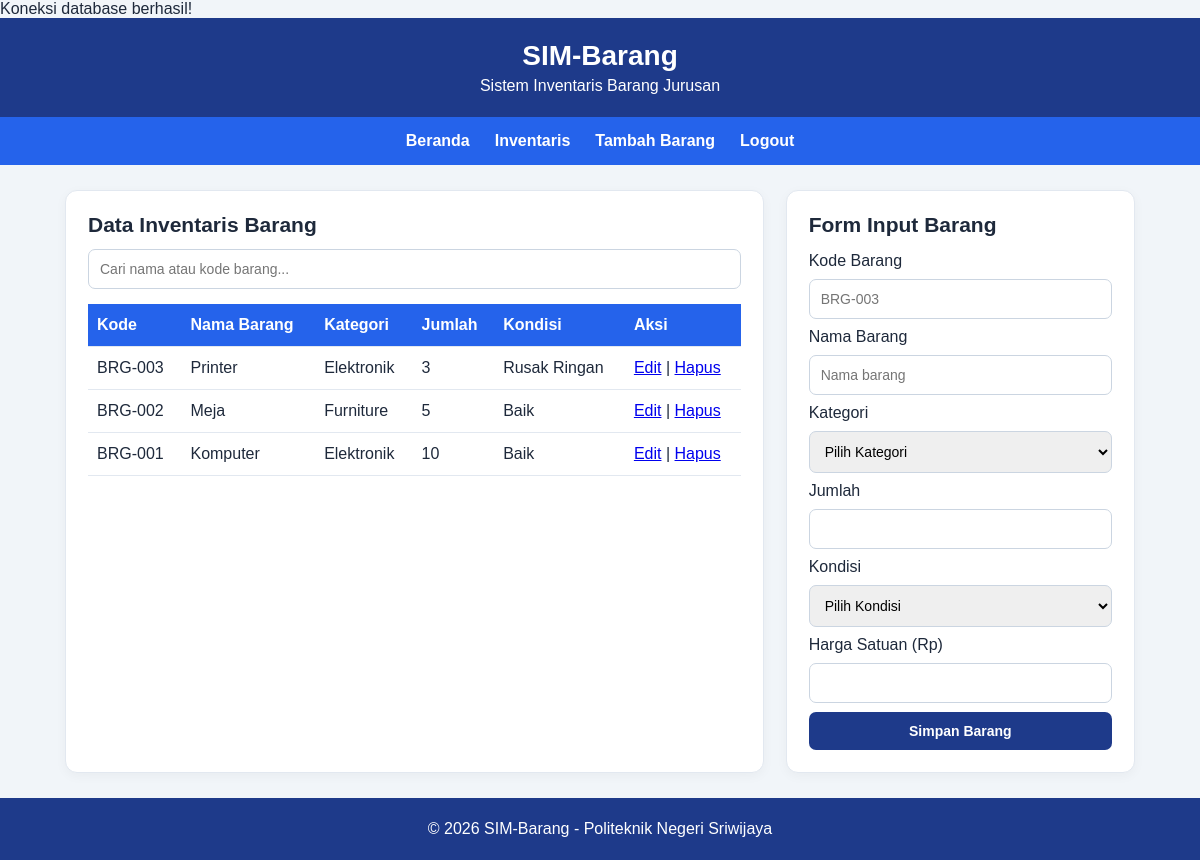
/index.php (signed in), run on the app's committed database.
### tables this page shows
CREATE TABLE `barang` (
  `id_barang` int NOT NULL,
  `kode_barang` varchar(20) NOT NULL,
  `nama_barang` varchar(100) NOT NULL,
  `id_kategori` int NOT NULL,
  `jumlah` int NOT NULL,
  `kondisi` enum('Baik','Rusak Ringan','Rusak Berat') NOT NULL,
  `harga_satuan` decimal(15,2) NOT NULL
);

CREATE TABLE `kategori` (
  `id_kategori` int NOT NULL,
  `nama_kategori` varchar(100) NOT NULL
);

### index.php (the view, shortened to what this page needs)
<?php
require_once "koneksi.php";
$stmtBarang = $pdo->query("
    SELECT barang.*, kategori.nama_kategori
    FROM barang
    INNER JOIN kategori ON barang.id_kategori = kategori.id_kategori
    ORDER BY barang.id_barang DESC
");
$dataBarang = $stmtBarang->fetchAll();
?>
<!DOCTYPE html>
<html lang="id">
<head>
    <link rel="stylesheet" href="style.css">
</head>
<body>
<header>
    <h1>SIM-Barang</h1>
    <p>Sistem Inventaris Barang Jurusan</p>
</header>
<nav>
    <a href="#beranda">Beranda</a>
    <a href="#inventaris">Inventaris</a>
    <a href="#form">Tambah Barang</a>
    <a href="logout.php">Logout</a>
</nav>
<main id="beranda">
    <section id="inventaris">
        <h2>Data Inventaris Barang</h2>
        <input type="text" id="cari" placeholder="Cari nama atau kode barang...">
        <table>
            <thead>
                <tr>
                    <th>Kode</th>
                    <th>Nama Barang</th>
                    <th>Kategori</th>
                    <th>Jumlah</th>
                    <th>Kondisi</th>
                    <th>Aksi</th>
                </tr>
            </thead>
            <tbody id="daftarBarang">
                <?php if ($dataBarang): ?>
                    <?php foreach ($dataBarang as $barang): ?>
                    <tr>
                        <td><?= htmlspecialchars($barang["kode_barang"]) ?></td>
                        <td><?= htmlspecialchars($barang["nama_barang"]) ?></td>
                        <td><?= htmlspecialchars($barang["nama_kategori"]) ?></td>
                        <td><?= htmlspecialchars($barang["jumlah"]) ?></td>
                        <td><?= htmlspecialchars($barang["kondisi"]) ?></td>
                        <td>
                            <a href="edit.php?kode=<?= urlencode($barang["kode_barang"]) ?>">Edit</a> |
                            <a href="hapus.php?kode=<?= urlencode($barang["kode_barang"]) ?>"
                               onclick="return confirm('Yakin ingin menghapus barang ini?')">Hapus</a>
                        </td>
                    </tr>
                    <?php endforeach; ?>
                <?php else: ?>
                    <tr>
                        <td colspan="6">Belum ada data barang.</td>
                    </tr>
                <?php endif; ?>
            </tbody>
        </table>
    </section>
    <section id="form">
        <h2>Form Input Barang</h2>
        <form id="barangForm" action="simpan.php" method="POST">
            <label for="kode">Kode Barang</label>
            <input type="text" id="kode" name="kode" placeholder="BRG-003" required>
            <label for="nama">Nama Barang</label>
            <input type="text" id="nama" name="nama" placeholder="Nama barang" required>
            <label for="kategori">Kategori</label>
            <select id="kategori" name="kategori" required>
                <option value="">Pilih Kategori</option>
            </select>
            <label for="jumlah">Jumlah</label>
            <input type="number" id="jumlah" name="jumlah" min="1" required>
            <label for="kondisi">Kondisi</label>
            <select id="kondisi" name="kondisi" required>
                <option value="">Pilih Kondisi</option>
            </select>
            <label for="harga_satuan">Harga Satuan (Rp)</label>
            <input type="number" id="harga_satuan" name="harga_satuan" min="0" required>
            <button type="submit">Simpan Barang</button>
        </form>
    </section>
</main>
<footer>
    <p>&copy; 2026 SIM-Barang - Politeknik Negeri Sriwijaya</p>
</footer>
</body>
</html>

### style.css (style rules this page uses)
* { box-sizing: border-box; margin: 0; padding: 0; }
body { font-family: Arial, sans-serif; background: #f1f5f9; color: #1e293b; }
header, footer { background: #1e3a8a; color: white; text-align: center; padding: 22px; }
header h1 { font-size: 28px; margin-bottom: 5px; }
footer { margin-top: 25px; }
nav { display: flex; justify-content: center; flex-wrap: wrap; gap: 25px; background: #2563eb; padding: 15px; }
nav a { color: white; text-decoration: none; font-weight: bold; }
main { max-width: 1100px; margin: 25px auto; padding: 0 15px; display: grid; grid-template-columns: 2fr 1fr; gap: 22px; }
section { background: white; padding: 22px; border: 1px solid #e2e8f0; border-radius: 12px; box-shadow: 0 3px 12px #0000000a; }
h2 { font-size: 21px; margin-bottom: 12px; }
table { width: 100%; border-collapse: collapse; margin-top: 15px; }
th, td { border-bottom: 1px solid #e2e8f0; padding: 12px 9px; text-align: left; }
th { background: #2563eb; color: white; }
form { display: grid; grid-template-columns: 1fr; gap: 9px; margin-top: 15px; }
input, select, button { width: 100%; padding: 11px; border: 1px solid #cbd5e1; border-radius: 7px; font-size: 14px; }
button { background: #1e3a8a; color: white; border: none; font-weight: bold; cursor: pointer; }

### data on the page
barang: kode_barang "BRG-003", nama_barang "Printer", id_kategori.nama_kategori "Elektronik", jumlah "3", kondisi "Rusak Ringan"
barang: kode_barang "BRG-002", nama_barang "Meja", id_kategori.nama_kategori "Furniture", jumlah "5", kondisi "Baik"
barang: kode_barang "BRG-001", nama_barang "Komputer", id_kategori.nama_kategori "Elektronik", jumlah "10", kondisi "Baik"
